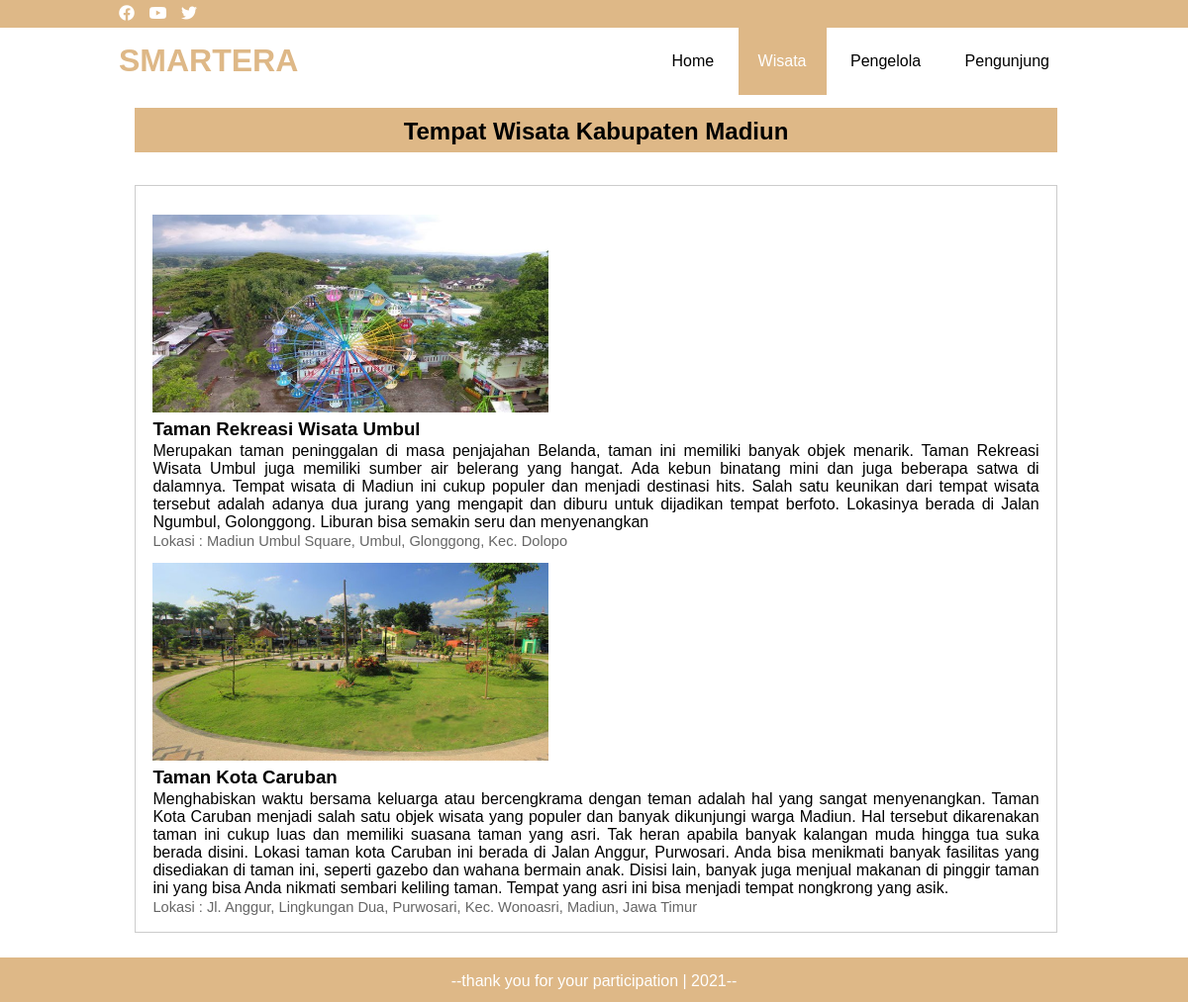
/wisata.php, run on the app's committed database.
### tables this page shows
CREATE TABLE `tempatwisata` (
  `id_tempatwisata` int(11) NOT NULL,
  `nama_tempatwisata` varchar(50) NOT NULL,
  `lokasi` varchar(100) NOT NULL,
  `tentang_tempatwisata` varchar(1024) NOT NULL,
  `gambar_tempatwisata` varchar(50) NOT NULL
);

### functions.php (called while the page is built)
<?php
$conn = mysqli_connect('localhost', 'root', '', 'db_wisata');
function query($query)
{
    global $conn;
    $result = mysqli_query($conn, $query);
    $rows = [];
    while ($row = mysqli_fetch_assoc($result)){
        $rows[] = $row;
    }
    return $rows;
}

### wisata.php (the view, shortened to what this page needs)
<?php
require 'functions.php';
$rows = query("SELECT * FROM tempatwisata");
?>
<!DOCTYPE html>
<html lang="en">
<head>
    <link rel="stylesheet" href="wisata.css">
    <link rel="stylesheet" href="https://cdnjs.cloudflare.com/ajax/libs/font-awesome/5.15.2/css/all.min.css">
</head>
<body>
    <div class="website">
        <div class="container">
            <ul>
                <li><a href="https://web.facebook.com/"><i class="fab fa-facebook"></i></a></li>
                <li><a href="https://www.youtube.com/"><i class="fab fa-youtube"></i></a></li>
                <li><a href="https://twitter.com/"><i class="fab fa-twitter"></i></a></li>
            </ul>
        </div>
    </div>
    <header>
        <div class="container">
            <h1><a href="index.php">SMARTERA</a></h1>
            <ul>
                <li><a href="index.php">Home</a></li>
                <li class="active"><a href="wisata.php">Wisata</a></li>
                <li><a href="pengelola/login.php">Pengelola</a></li>
                <li><a href="pengunjung/index.php">Pengunjung</a></li>
            </ul>
        </div>
    </header>
    <section class="wisata">
        <div class="container">
            <div class="title">
                <h2 style="background-color: burlywood; height:35px; padding-top:10px">Tempat Wisata Kabupaten Madiun</h2>
            </div>
                <div class="box">
            <table>
                <tbody>
                    <?php foreach ($rows as $row) : ?>
                        <tr>
                            <td style="padding-top: 10px;"><img src="gambar/<?php echo $row['gambar_tempatwisata']; ?>" width="400px" height="200px" /></td>
                        </tr>
                        <tr>
                            <td style="font-weight: bold; font-size:14pt"><?php echo $row["nama_tempatwisata"] ?></td>
                        </tr>
                        <tr>
                            <td style="text-align:justify;"><?php echo $row["tentang_tempatwisata"] ?></td>
                        </tr>
                        <tr>
                            <td style="color: #666; font-size:11pt"><?php echo "Lokasi : " . $row["lokasi"] ?></td>
                        </tr>
                    <?php endforeach; ?>
                </tbody>
            </table>
                    </div>
        </div>
    </section>
    <div class="footer">
        <p class="made">--thank you for your participation | 2021--</p>
    </div>
</body>
</html>

### wisata.css (style rules this page uses)
* { padding: 0; margin: 0; font-family: sans-serif; }
a { color: inherit; text-decoration: none; }
.website { padding: 5px 0; background-color: burlywood; }
.website ul li { display: inline-block; color: white; margin-right: 10px; }
.container { width: 80%; margin: 0 auto; }
.container::after { content: ''; display: block; clear: both; }
header h1 { float: left; padding: 15px 0; color: burlywood; }
header ul { float: right; }
header ul li { display: inline-block; }
header ul li a { padding: 25px 20px; display: inline-block; }
.active { background-color: burlywood; color: white; }
.footer { height: 30px; background-color: burlywood; text-align: center; padding-top: 15px; }
.footer .made { color: white; }
.wisata { height: 100%; margin: auto auto auto auto; width: 97%; margin-left: 20px; margin-right: 20px; }
.title { padding-bottom: 23px; padding-top: 13px; text-align: center; }
.box { background-color: white; border: 1px solid #ccc; padding: 15px; box-sizing: border-box; margin: 10px 0 25px 0; }

### data on the page
tempatwisata: gambar_tempatwisata (picture), nama_tempatwisata "Taman Rekreasi Wisata Umbul", tentang_tempatwisata "Merupakan taman peninggalan di masa penjajahan Belanda, taman ini memiliki banyak objek menarik. Taman Rekreasi Wisata Umbul juga memiliki sumber air belerang yang hangat. Ada kebun binatang mini dan juga beberapa satwa di dalamnya. Tempat wisata di Madiun ini cukup populer dan menjadi destinasi hits. Salah satu keunikan dari tempat wisata tersebut adalah adanya dua jurang yang mengapit dan diburu untuk dijadikan tempat berfoto. Lokasinya berada di Jalan Ngumbul, Golonggong. Liburan bisa semakin seru dan menyenangkan", lokasi "Madiun Umbul Square, Umbul, Glonggong, Kec. Dolopo"
tempatwisata: gambar_tempatwisata (picture), nama_tempatwisata "Taman Kota Caruban", tentang_tempatwisata "Menghabiskan waktu bersama keluarga atau bercengkrama dengan teman adalah hal yang sangat menyenangkan. Taman Kota Caruban menjadi salah satu objek wisata yang populer dan banyak dikunjungi warga Madiun. Hal tersebut dikarenakan taman ini cukup luas dan memiliki suasana taman yang asri. Tak heran apabila banyak kalangan muda hingga tua suka berada disini. Lokasi taman kota Caruban ini berada di Jalan Anggur, Purwosari. Anda bisa menikmati banyak fasilitas yang disediakan di taman ini, seperti gazebo dan wahana bermain anak. Disisi lain, banyak juga menjual makanan di pinggir taman ini yang bisa Anda nikmati sembari keliling taman. Tempat yang asri ini bisa menjadi tempat nongkrong yang asik.", lokasi "Jl. Anggur, Lingkungan Dua, Purwosari, Kec. Wonoasri, Madiun, Jawa Timur"
